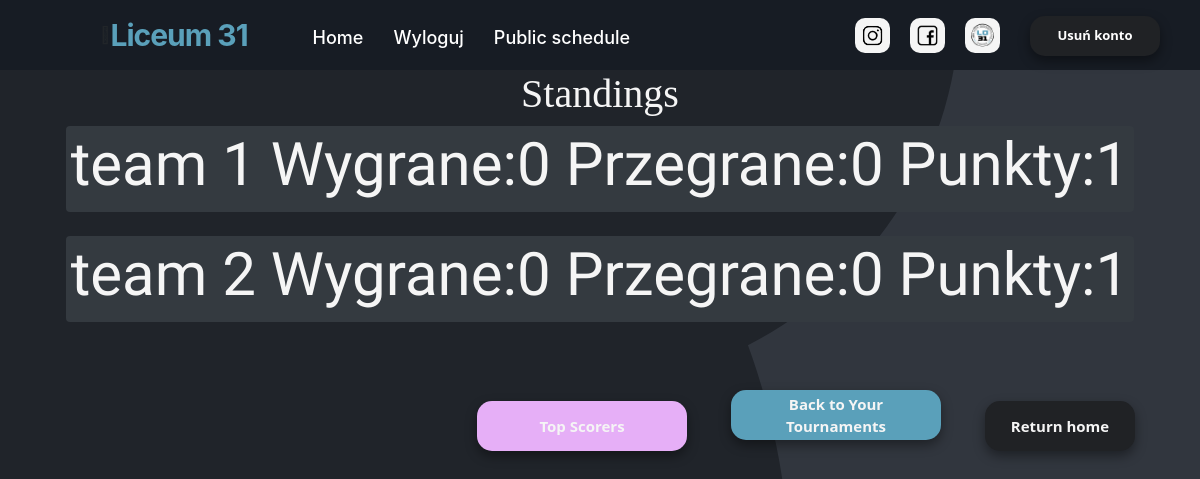
Screenshot of /standings (signed in) with the database file from the repository.
### website/models.py (models this page shows)
class Standing(db.Model):
    id = db.Column(db.Integer,primary_key=True)
    tournament_id = db.Column(db.Integer,db.ForeignKey('tournament.id'))
    team_id = db.Column(db.Integer,db.ForeignKey('team.id'))
    team = db.relationship('Team', foreign_keys=[team_id])
    match_points = db.Column(db.Integer)
    wins = db.Column(db.Integer)
    loses = db.Column(db.Integer)
    draws = db.Column(db.Integer)

class Team(db.Model):
    id = db.Column(db.Integer,primary_key=True)
    tournament_id = db.Column(db.Integer,db.ForeignKey('tournament.id'))
    name = db.Column(db.String(100000))
    players = db.relationship('Player')
    standing = db.relationship('Standing')

### website/views.py (the view)
@views.route('/standings')
@login_required
def show_standings():
    tournament = Tournament.query.filter_by(
        id=current_user.actual_tournament_id).first()
    if not tournament.standings:
        prepareStandings(tournament)
    standings = db.session.query(Standing).filter(Standing.tournament_id.like(tournament.id)).order_by(Standing.match_points.desc())
    return render_template("standing.html", user=current_user, standings=standings, tournament=tournament)

### website/__init__.py (called while the page is built)
def create_app():
    app = Flask(__name__)
    app.config['SECRET_KEY'] = 'kjabwdlajbal'
    app.config['SQLALCHEMY_DATABASE_URI'] = f'sqlite:///{DB_NAME}'
    db.init_app(app)  # inicjowanie bazy danych dla aplikacji
    from .views import views
    from .auth import auth
    app.register_blueprint(views, url_prefix='/')
    app.register_blueprint(auth, url_prefix='/')
    from .models import User,Player
    create_datebase(app)
    login_manager = LoginManager()
    login_manager.login_view = 'auth.login'
    login_manager.init_app(app)
    @login_manager.user_loader
    def load_user(id):
        return User.query.get(int(id))
    return app

### website/templates/standing.html
{% extends "base.html" %} {% block title %}Standing{% endblock %} {% block
    content %}
    <h1 align="center">Standings</h1>
    <ol class="list-group list-group-flush" id="pary">
      {% for standing in standings %}
      <div align="center">
        <ol class="badge badge-dark">
            <h3>{{standing.team.name}} Wygrane:{{standing.wins}} Przegrane:{{standing.loses}} Punkty:{{standing.match_points}}</h3>
        </ol>
      </div>
      <br />
      {% endfor %}
    </ol>
    <br />
    <div align="right">
      {% if tournament.discipline != 'Chess' %}
      <a href="/top-scorers">
        <button style="width: 210px; background-color: #e6aff7;" type="button" class="btn-danger_nav_schedule">Top Scorers</button>
    </a>
    {% endif %}
      <a href="/tournaments">
        <button style="width: 210px; background-color: #5AA0BA;" type="button" class="btn-danger_nav_schedule">Back to Your Tournaments</button>
    </a>
    <a href="/">
        <button type="button" class="btn-danger_nav_schedule">Return home</button>
    </a>
    </div>
    {% endblock %}

### website/static/style.css (style rules this page uses)
body { background-image: url("../static/bgp.png"); scroll-behavior: smooth; overflow: overlay; background-repeat: no-repeat; background-attachment: fixed }
.list-group { display: flex; flex-direction: column; padding-left: 0; margin-bottom: 0; font-weight: 700; }
h3 { color: whitesmoke; font-family: 'Stick No Bills', sans-serif; font-size: 60px; }
a { color: #fff; font-size: 15px; font-weight: 500; text-decoration: none; }
h1 { color: whitesmoke; font-family: 'Gluten', cursive; }
.btn-danger_nav_schedule { background-color: #202225; border: 0; width: 150px; height: 50px; border-radius: 15px; font-family: "Segoe UI", Tahoma, Geneva, Verdana, sans-serif; color: whitesmoke; font-size: 15px; font-weight: bold; outline: none; box-shadow: 0px 5px 12px rgba(0, 0, 0, 0.4); transition: 0.5s; backface-visibility: hidden; margin-top: 5px; margin: 20px; }

### rows the page displays
Standing: team.name "team 1", wins "0", loses "0", match_points "1"
Standing: team.name "team 2", wins "0", loses "0", match_points "1"
